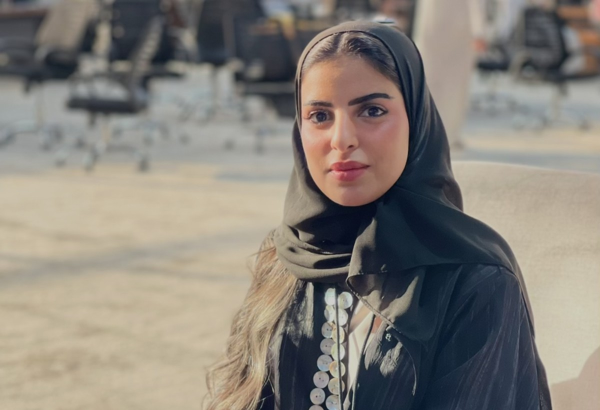
#> input picture Academy/SuccessStories/website/assets/samah-aljuhani.jpg, 1200 x 820 px, given in place of samah-aljuhani.png, which was not available (shown at 1/2 size)
$ python lamia_img18.py
#> lines starting #> are read from the running program, lines starting #| are printed output that depends on the picture; pictures that were not available may be replaced by others from this repository, and a replacement may not be noted
# -*- coding: utf-8 -*-
# 18 Oct 2026 (b): Lamia Salem Alasmari story (full name supplied by Prof. Mamdouh) + supplied photos/logos wired.
import json,re,os,sys,shutil,collections
from PIL import Image
import openpyxl
H=os.path.expanduser('~/mnt/Academy/'); A=H+'SuccessStories/website/assets/'
BK=H+'_backups/2026-10-18b/'; os.makedirs(BK,exist_ok=True)
FILES=['SuccessStories/website/js/data.js','SuccessStories/website/index.html','index.html','Graduates/index.html','Graduates/Graduates_Database.xlsx','Graduates/Graduates_Database.md']
for f in FILES:
    t=BK+f.replace('/','__')
    if not os.path.exists(t): shutil.copy2(H+f,t)
TAG='[جولة 18 أكتوبر 2026 (ب)] '
def rep(s,a,b,count=None):
    n=s.count(a); assert n>=1,('missing',a[:90])
    if count is not None: assert n==count,(a[:90],n)
    return s.replace(a,b)
# ---------- images ----------
OG=H+'_to_delete/2026-10-18b/assets-originals/'; os.makedirs(OG,exist_ok=True)
def lb(src,dst,bg,W=1200,Hh=820):
    im=Image.open(A+src).convert('RGB'); sc=min(W/im.width,Hh/im.height); im=im.resize((round(im.width*sc),round(im.height*sc)),Image.LANCZOS)
    c=Image.new('RGB',(W,Hh),bg); c.paste(im,((W-im.width)//2,(Hh-im.height)//2)); c.save(A+dst,quality=90)
def crop(src,dst,y0=0.0,W=1200,Hh=820):
    im=Image.open(A+src).convert('RGB'); sc=W/im.width; im=im.resize((W,round(im.height*sc)),Image.LANCZOS)
    y=int(min(max(0,(im.height-Hh)*y0), im.height-Hh)); im.crop((0,y,W,y+Hh)).save(A+dst,quality=90)
def logo(src,dst,maxh=300):
    im=Image.open(A+src).convert('RGBA'); bb=im.getbbox()
    if bb: im=im.crop(bb)
    sc=min(1,maxh/im.height); im=im.resize((round(im.width*sc),round(im.height*sc)),Image.LANCZOS); im.save(A+dst)
crop('samah-aljuhani.png','samah-aljuhani.jpg',0.0)
#> in crop, im is the input picture: PIL image 1200x820 RGB; mean R, G, B 134.4, 128.8, 120.9
lb('rewaa-hummedi.jpeg','rewaa-hummedi.jpg',(255,255,255),600,410)
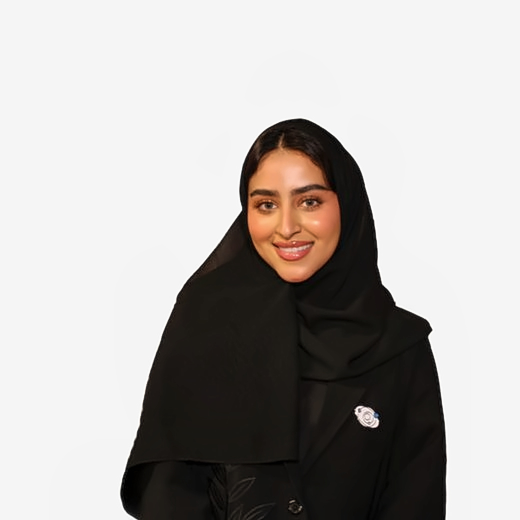
#> input picture Academy/SuccessStories/website/assets/Enhanced_Photos/rewaa-hummedi.jpg, 1040 x 1040 px, given in place of rewaa-hummedi.jpeg, which was not available (shown at 1/2 size)
#> in lb, im is the input picture: PIL image 1040x1040 RGB; mean R, G, B 178.1, 174.7, 172.4
#> in lb, `im = im.resize((round(im.width * sc), round(im.height * sc)), Image.LA`:
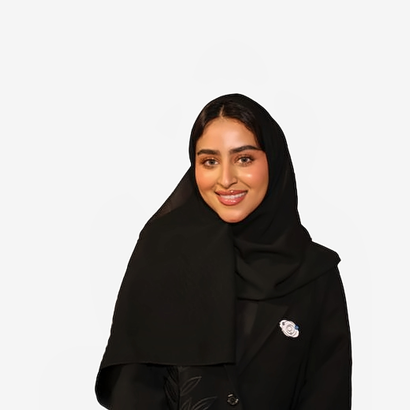
#> im: PIL image 410x410 RGB; mean R, G, B 178.1, 174.7, 172.4
#> in lb, `c = Image.new('RGB', (W, Hh), bg)`: c: PIL image 600x410 RGB; every value is 255
#> in lb, `c.paste(im, ((W - im.width) // 2, (Hh - im.height) // 2))`:
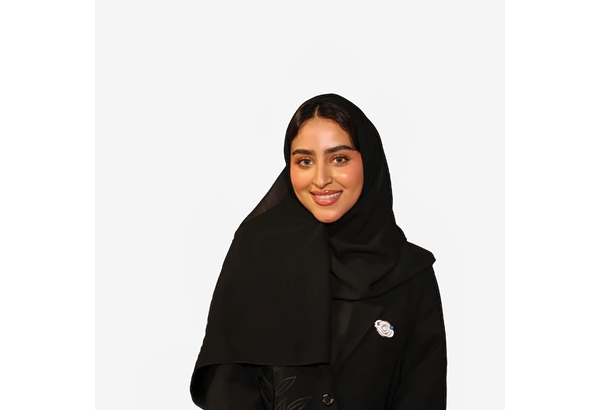
#> c: PIL image 600x410 RGB; mean R, G, B 202.4, 200.1, 198.6
#> (the run stopped early here; a loop or call above may not have finished)
